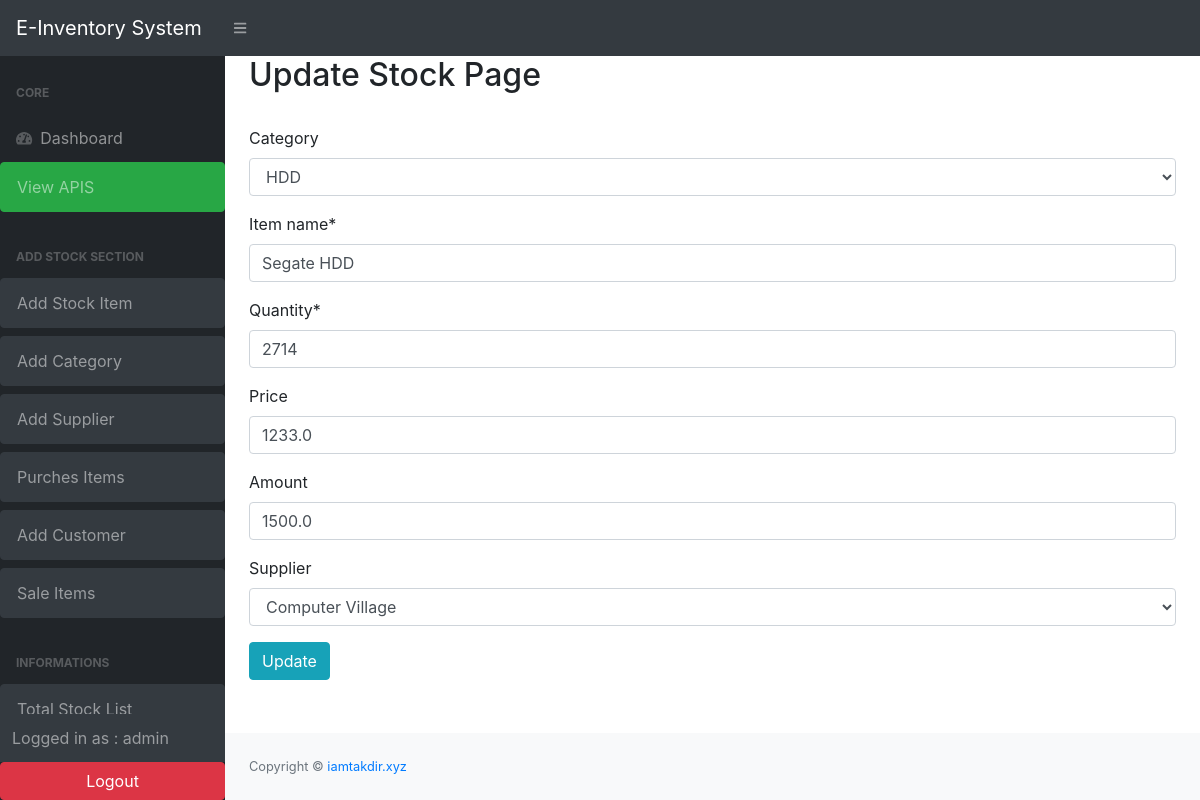
Before: /update_stock/2/ (signed in) with the older database file.
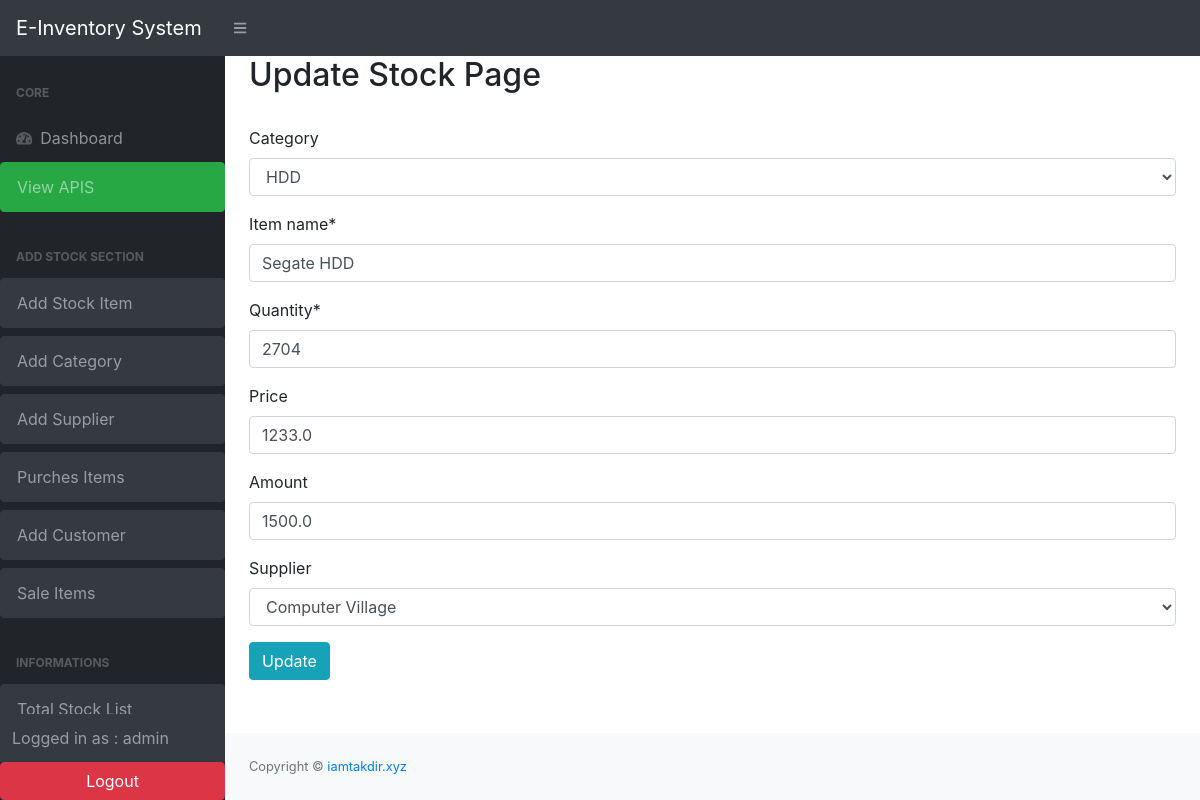
After: the same page with the newer database file.
### stock/models.py (models this page shows, shortened)
class Stock( models.Model):
    id = models.AutoField(primary_key=True)
    category =models.ForeignKey(Category, on_delete=models.SET_NULL, null=True,blank=True)
    item_name = models.CharField(max_length=200, null=True)
    quantity = models.IntegerField(default=0)
    price = models.FloatField(null=True, blank=True,default= 0)
    amount = models.FloatField(null=True, blank=True,default= 0)
    supplier= models.ForeignKey(Supplier, on_delete=models.SET_NULL, null=True,blank=True)
    last_updated=models.DateTimeField(auto_now_add=False,auto_now=True)
    timestamp= models.DateTimeField(auto_now_add=True,auto_now=False,)
    is_deleted = models.BooleanField(default=False)

### stock/views.py (the view)
# urls.py: path('update_stock/<str:pk>/', views.Update_stock_form, name="update_stock"),
@login_required(login_url='user_login')
def Update_stock_form (request,pk):
    items = Stock.objects.get(id=pk)
    form = Add_stock_form(instance=items)
    if request.method=='POST':
        form = Add_stock_form(request.POST,instance=items)
        if form.is_valid():
            form.save()
            messages.success(request, 'Successfully Updated Stock')
            return redirect('list_items')
    context ={
        'form' : form
    }
    return render (request,'stock/update_stock.html',context)

### stock/forms.py
class Add_stock_form (forms.ModelForm):
    class Meta:
        model = Stock
        fields = ['category','item_name', 'quantity','price','amount', 'supplier']

### stock/models.py (called while the page is built)
    def __str__(self):
        return self.cat_name

    def __str__(self):
        return self.sup_name

### stock/templates/stock/update_stock.html (shortened to what this page needs)
{%extends 'base.html' %}
{% load crispy_forms_tags %}
{% block content %}
<div class="row">
    <div class="col">
        <div class="container">
            <h2>Update Stock Page</h2>
            <br>
            <form action="" method="POST">
                {{form|crispy}}
                <button type="submit" class="btn btn-info">Update</button>
            </form>
        </div>
    </div>
</div>
{% endblock %}

Changed rows visible on the page:
changed Stock "HDD": quantity "2714" → "2704"
